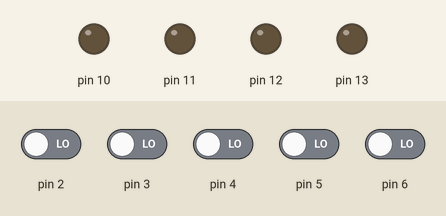
Simulated run of this sketch. Board: Arduino Uno, built with avr-gcc and run on an emulated ATmega328P. Parts: output pins drawn as LEDs (lit = HIGH). Dashed ring = blinking. Inputs (shaded band) come from the test bench; at power-on: pin 2–6 LOW. Random numbers use the default seed unless the sketch sets one.

Above: at 1.2 s.
1.3 s: pin 2 driven HIGH
At 1.7 s:
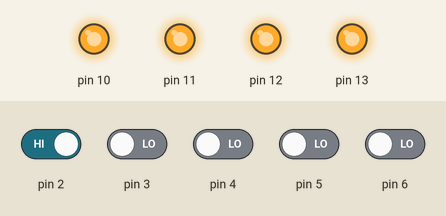
4.3 s: pin 6 driven HIGH
At 5.0 s:
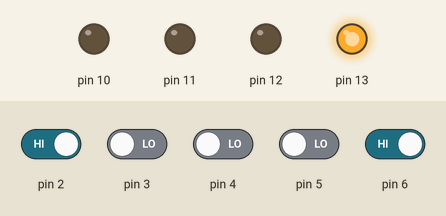
5.8 s: pin 2 driven LOW
At 6.2 s:
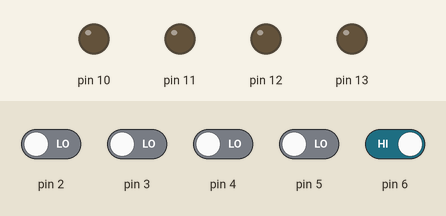
7.3 s: pin 3 driven HIGH
At 7.7 s:
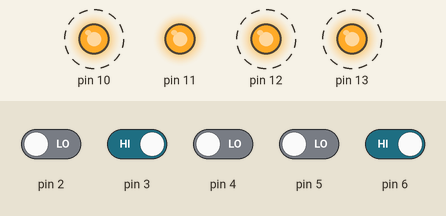
10.3 s: pin 2 driven HIGH
At 12.7 s:
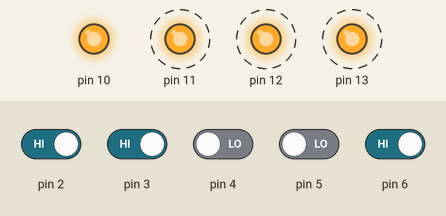
13.3 s: pin 6 driven LOW
Timing chart, 0 to 16.3 s (numbered marks = the images above; inputs shaded):
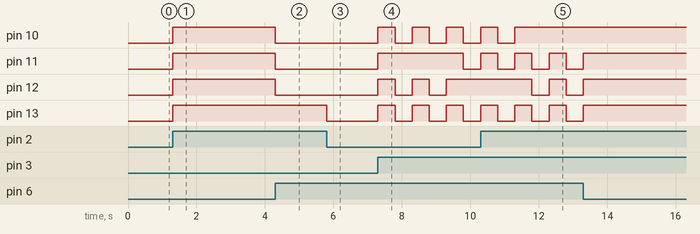

The sketch:

Arduino-Simon.ino
```cpp
//Constants for components
const int yellowLED = 10;
const int blueLED = yellowLED + 1; //pin 11
const int redLED = blueLED + 1; //pin 12
const int greenLED = redLED + 1; //pin 13
const int greenButton = 2;
const int redButton = greenButton + 1; //pin 3
const int blueButton = redButton + 1; //pin 4
const int yellowButton = blueButton + 1; //pin 5
const int controlButton = yellowButton + 1; //pin 6

const int maxScore = 16;

//Game vars
int gameState = 1;
int simonSays[maxScore];
int moveIndex = 0;
int score = 0;
int currentIndex = -1;

void setup() {
  for (int i = yellowLED; i <= greenLED; i++)
  {
    pinMode(i, OUTPUT);
  }
  for (int i = greenButton; i < controlButton; i++)
  {
    pinMode(i, INPUT);
  }
}

void loop() {
  if (digitalRead(controlButton) == HIGH)
  {
    if (gameState == 1)
    {
      gameState = 2;
    }
  }
  if (gameState == 2) //reading
  {
    currentIndex++;
    simonSays[currentIndex] = random(yellowLED, greenLED + 1);
    for (int i = 0; i <= currentIndex; i++)
    {
      lightOn(false, simonSays[currentIndex]);
      delay(500);
      lightOff(false, simonSays[currentIndex]);
    }
    gameState = 3;
  }
  if (gameState = 3) //waiting for response
  {
    int pressedButton = getPressedButton();
    if (pressedButton != -1)
    {
      lightOn(false, convertButtonToLED(pressedButton));
      if (checkAnswer(convertButtonToLED(pressedButton), moveIndex) == true)
      {
        score++;
        int newIndex = moveIndex++;
        if (newIndex > currentIndex)
        {
          moveIndex = 0;
          gameState = 2;
        }
        else
        {
          moveIndex = newIndex;
        }
      }
      else
      {
        gameState = 1;
        lightOn(true, -1);
        delay(500);
        lightOff(true, -1);
        moveIndex = 0;
        currentIndex = -1;
        score = 0;
      }
    }
    else
    {
      lightOff(true, -1);
    }
  }
}

void lightOn(boolean all, int LED) //if all = true, then LED won't do anything
{
  if (all == true)
  {
    for (int i = yellowLED; i <= greenLED; i++)
    {
      digitalWrite(i, HIGH);
    }
  }
  else
  {
    digitalWrite(LED, HIGH);
  }
}

void lightOff(boolean all, int LED) //if all = true, then LED won't do anything
{
  if (all == true)
  {
    for (int i = yellowLED; i <= greenLED; i++)
    {
      digitalWrite(i, LOW);
    }
  }
  else
  {
    digitalWrite(LED, LOW);
  }
}

int getPressedButton()
{
  for (int i = greenButton; i <= yellowButton; i++)
  {
    if (digitalRead(i) == HIGH)
    {
      return i;
    }
  }
  return -1;
}

int convertButtonToLED(int button)
{
  switch (button)
  {
    case greenButton:
      return greenLED;
      break;
    case redButton:
      return redLED;
      break;
    case blueButton:
      return blueLED;
      break;
    case yellowButton:
      return yellowLED;
      break;
  }
  return -1;
}

boolean checkAnswer(int answer, int index)
{
  if (simonSays[index] == answer)
  {
    return true;
  }
  else
  {
    return false;
  }
}
```

Measured:
- after the input at 1.3 s, pin 10–13: LOW → HIGH at once
- after the input at 4.3 s, pin 10–12: HIGH → LOW at once
- after the input at 5.8 s, pin 13: HIGH → LOW at once
- after the input at 7.3 s, pin 10, pin 12, pin 13: alternates HIGH for 0.50 s and LOW for 0.50 s, starting at once; pin 11: LOW → HIGH at once, → LOW 2.5 s later
- after the input at 10.3 s, pin 10: LOW → HIGH at once, → LOW 0.50 s later, → HIGH 0.50 s later; pin 11, pin 13: alternates HIGH for 0.50 s and LOW for 0.50 s, starting at once; pin 12: HIGH → LOW after 1.5 s, → HIGH 0.50 s later, → LOW 0.50 s later
